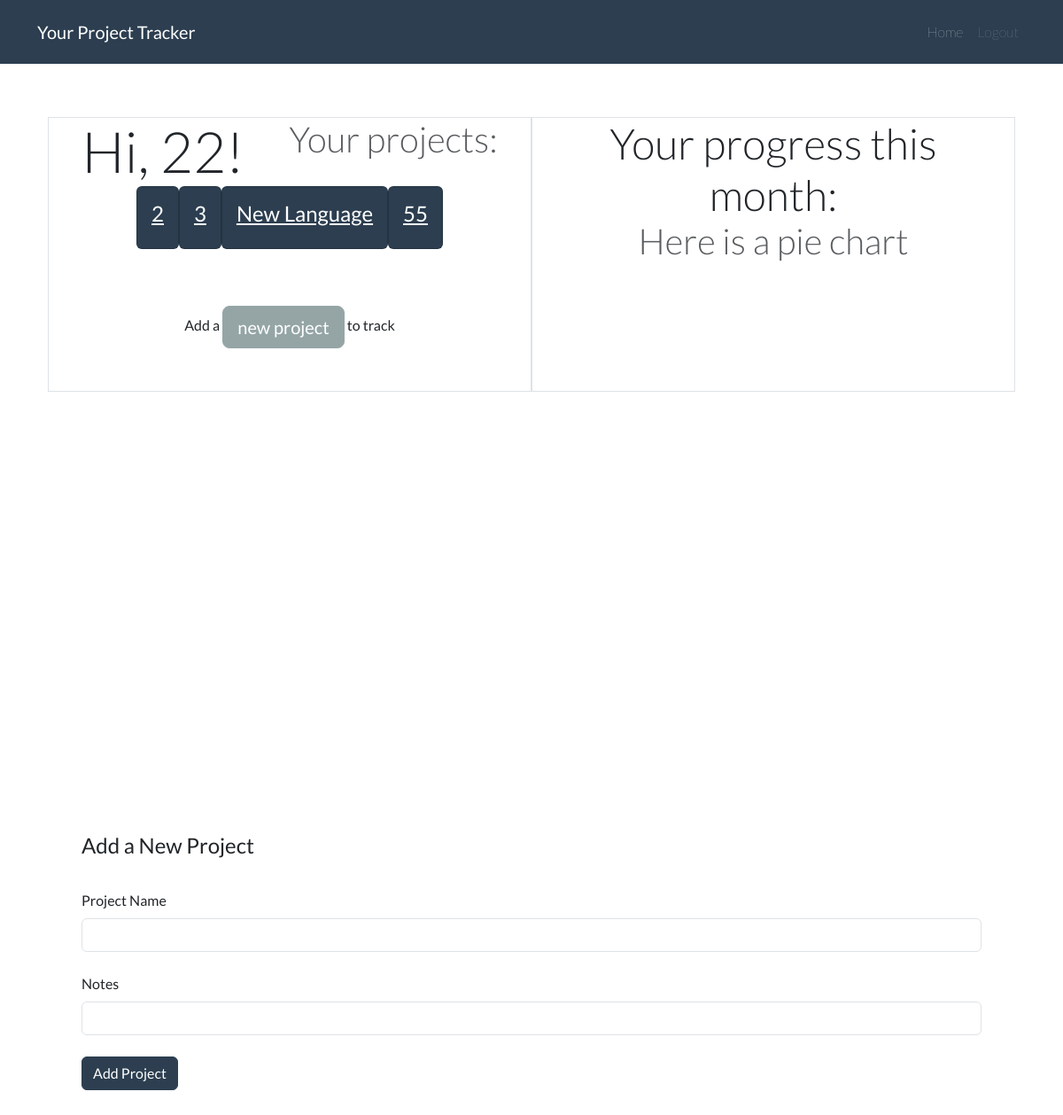
/ (signed in), run on an earlier commit of the app's database.
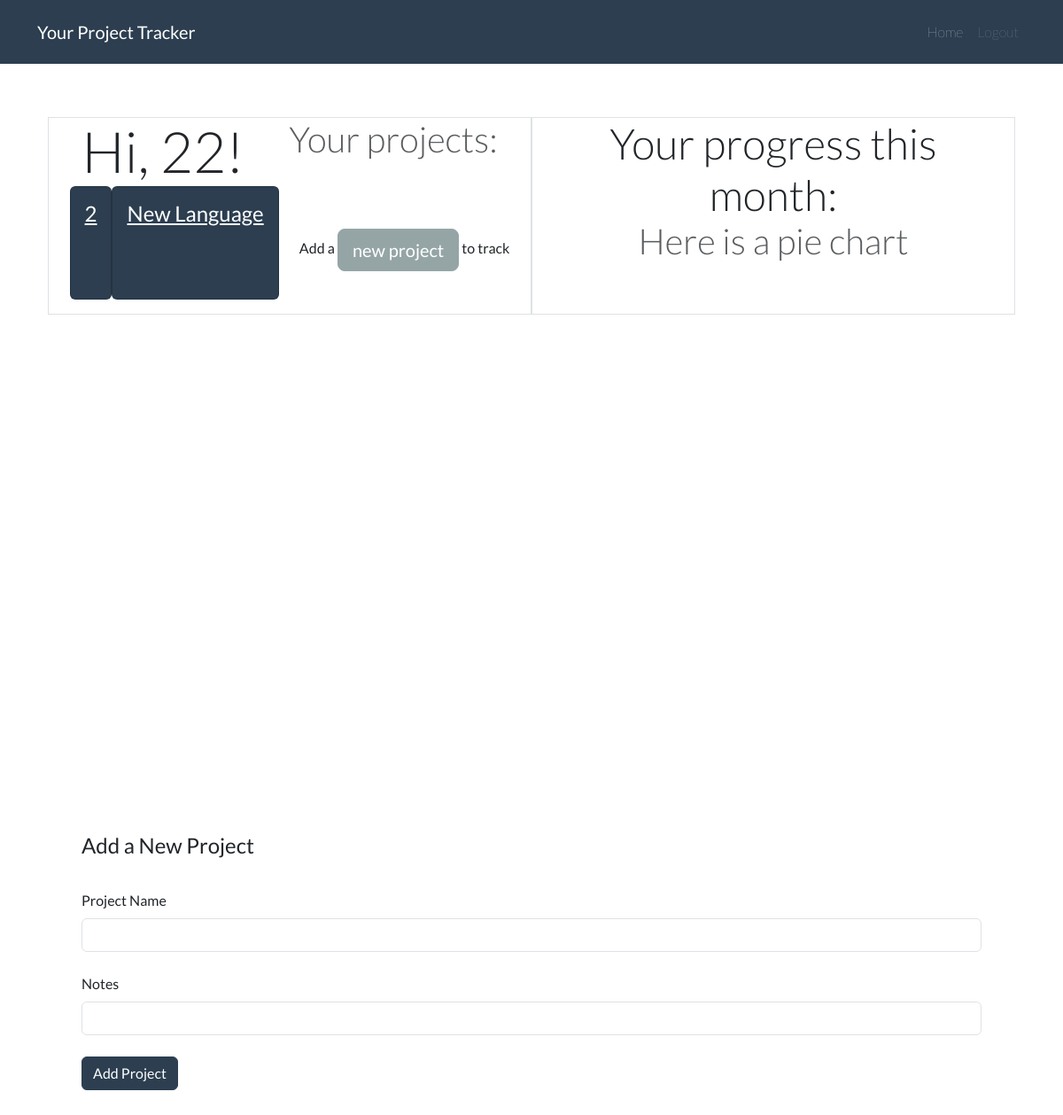
And on a later commit of the database.
### website/models.py (models this page shows, shortened)
class User(db.Model, UserMixin):
    id = db.Column(db.Integer, primary_key=True)
    email = db.Column(db.String(100), nullable=False, unique=True)
    password = db.Column(db.String(100), nullable=False)
    name = db.Column(db.String(20), nullable=False)
    projects = db.relationship('Project', backref='owner')

class Project(db.Model):
    id = db.Column(db.Integer, primary_key=True)
    project_name = db.Column(db.String(30), nullable=False)
    notes = db.Column(db.String(1000), nullable=False, default='')
    user_id = db.Column(db.Integer, db.ForeignKey('user.id'), nullable=False)
    entries = db.relationship('Entry')

### website/views.py (the view, shortened to what this page needs)
@views.route('/', methods=['GET', 'POST'])
@login_required
def home():
    project_form = AddProjectForm()
    return render_template("home.html", user=current_user, project_form=project_form)

### website/forms.py
class AddProjectForm(FlaskForm):
    project_name = StringField('Project Name', validators=[DataRequired(), Length(min=1, max=30)])
    notes = StringField('Notes')
    submit = SubmitField('Add Project')

### website/__init__.py (called while the page is built)
def create_app():
    app = Flask(__name__)
    app.config['SECRET_KEY'] = '18d1724277f006e116623f1bc2297dea'
    app.config['SQLALCHEMY_DATABASE_URI'] = f'sqlite:///{DB_NAME}'
    db.init_app(app)
    from .views import views
    from .auth import auth
    app.register_blueprint(views, url_prefix='/')
    app.register_blueprint(auth, url_prefix='/')
    from .models import User
    create_database(app)
    login_manager = LoginManager()
    login_manager.login_view = 'auth.login'
    login_manager.init_app(app)
    login_manager.login_message_category = "info"
    @login_manager.user_loader
    def load_user(id):
        return User.query.get(int(id))
    return app

### website/templates/home.html (shortened to what this page needs)
{% extends "base.html" %}
{% block content %}
    <section class="container-lg my-1" id="greet">
        <div class="container-lg my-3">
            {% if not user.projects %}
                <div class="row justify-content-between">
                    <div class="col-4 col-md-4 text-center text-md-start d-flex align-content-between flex-wrap">
                        <div class="display-3">Hi, {{user.name}}!</div>
                        <div class="display-6 text-muted">No projects yet?</div>
                        <a href="#addproject" class="btn btn-lg btn-secondary">Add a project to track:</a>
                    </div>
                    <div class="col-8 col-md-5 text-center">
                        <div class="display-3">Welcome to the Project Tracker!</div>
                        <!-- <div class="display-6 text-muted">Here is how it works:</div>
                         Carousel ? -->
                    </div>
                </div>
            {% else %}
            <div class="container-lg my-3">
                <div class="row justify-content-around">
                    <div class="col-md-6 text-center text-md-start d-flex align-content-center flex-wrap border" id="leftgreet">
                        <div class="display-3">Hi, {{user.name}}!</div>
                        <div class="display-6 text-muted">Your projects:</div>
                        <div class="projectlist">
                            {% for project in user.projects %}
                                <div class="card text-white bg-primary mb-3">
                                    <a class="card-body" href="{{ url_for('views.project', project_id=project.id) }}">
                                        <h4 class="card-title">{{project.project_name}}</h4>
                                    </a>
                                </div>
                            {% endfor %}
                        </div>
                        <div>Add a <a href="#addproject" class="btn btn-lg btn-secondary my-5">new project</a> to track</div>
                    </div>
                    <div class="col-md-6 text-center border">
                        <div class="display-5">Your progress this month:</div>
                        <div class="display-6 text-muted">Here is a pie chart</div>
                </div>
            </div>
            {% endif %}
        </div>
    </section>
    <section id="addproject">
        <div class="container-lg my-3">
            <form method="POST" action="#">
                <fieldset class="form-group">
                    <legend>Add a New Project</legend>
                    <div class="form-group">
                        {{ project_form.project_name.label(class="form-label mt-4") }}
                        {% if project_form.project_name.errors %}
                            {{ project_form.project_name(class="form-control is-invalid") }}
                            <div class="invalid-feedback">
                                {% for error in project_form.project_name.errors %}
                                    <span>{{ error }}</span>
                                {% endfor %}
                            </div>
                        {% else %}
                            {{ project_form.project_name(class="form-control") }}
                        {% endif %}
                    </div>
                    <div class="form-group">
                        {{ project_form.notes.label(class="form-label mt-4") }}
                        {% if project_form.notes.errors %}
                            {{ project_form.notes(class="form-control is-invalid") }}
                            <div class="invalid-feedback">
                                {% for error in project_form.notes.errors %}
                                    <span>{{ error }}</span>
                                {% endfor %}
                            </div>
                        {% else %}
                            {{ project_form.notes(class="form-control") }}
                        {% endif %}
                    </div>
                </fieldset>
                <br>
                <div class="form-group">
                    {{ project_form.submit(class="btn btn-primary") }}
                </div>
            </form>
        </div>
    </section>
{% endblock %}

### website/templates/base.html (shortened to what this page needs)
<!DOCTYPE html>
<html lang="en">
<head>
    <link href="https://cdn.jsdelivr.net/npm/bootstrap@5.1.2/dist/css/bootstrap.min.css" rel="stylesheet"
>
    <link rel="stylesheet" type="text/css" href="{{ url_for('static', filename='style.css') }}">
    <link href="https://cdn.jsdelivr.net/npm/bootswatch@5.1.2/dist/flatly/bootstrap.min.css" rel="stylesheet">
</head>
<body>
    <nav class="navbar navbar-expand-md navbar-dark bg-primary">
        <div class="container-xl">
          <a class="navbar-brand" href="{{ url_for('views.home') }}">
            <span>Your Project Tracker</span>
          </a>
          <div class="collapse navbar-collapse justify-content-end align-center" id="navbarColor01">
            <ul class="navbar-nav">
              {% if user and user.is_authenticated %}
                <li class="nav-item">
                  <a class="nav-link active fw-lighter" href="{{ url_for('views.home') }}">Home
                  </a>
                </li>
                <li class="nav-item">
                  <a class="nav-link fw-lighter" href="{{ url_for('auth.logout') }}">Logout</a>
                </li>
              {% endif %}
            </ul>
          </div>
        </div>
      </nav>
        {% block content %}{% endblock %}
</body>
</html>

### website/static/style.css (style rules this page uses)
#greet { height: 100vh; }
section { height: 100vh; padding: 5vh 10vh; }
#leftgreet { justify-content: space-around; align-content: space-around; }
.projectlist { display: flex; justify-content: space-around; }

What changed in the data, as far as the page shows it:
removed Project: project_name "3"
removed Project: project_name "55"
